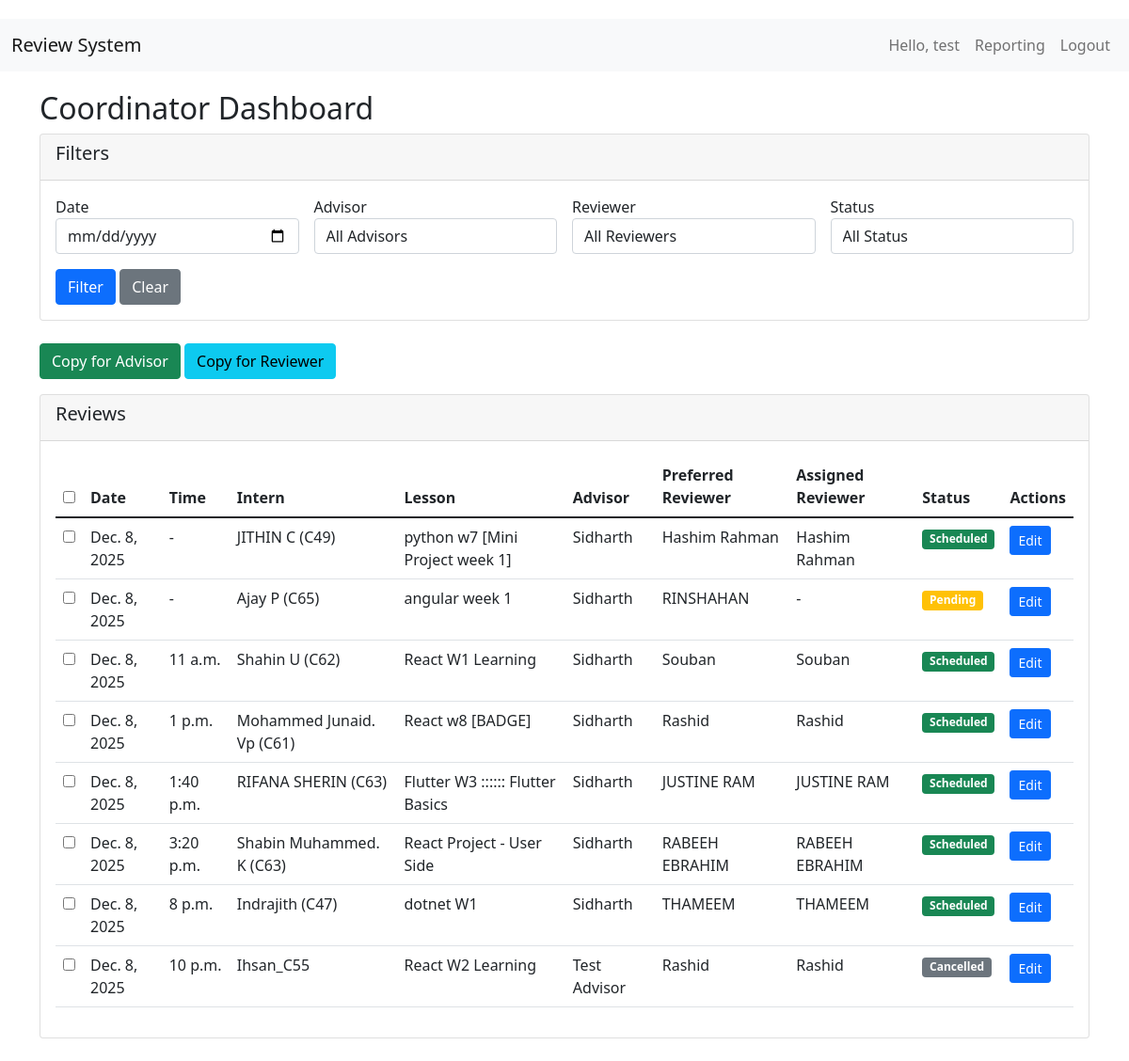
Screenshot of / (signed in) with the database file from the repository.
### reviews/models.py (models this page shows, shortened)
class Review(models.Model):
    STATUS_CHOICES = [
        ('pending', 'Pending'),
        ('scheduled', 'Scheduled'),
        ('completed', 'Completed'),
        ('cancelled', 'Cancelled'),
    ]
    date = models.DateField()
    start_time = models.TimeField(null=True, blank=True)
    google_meet_link = models.URLField(blank=True)
    intern_name = models.CharField(max_length=100)
    lesson_name = models.CharField(max_length=200)
    preferred_reviewer = models.ForeignKey(Reviewer, on_delete=models.SET_NULL,
                                         null=True, blank=True, related_name='preferred_reviews')
    assigned_reviewer = models.ForeignKey(Reviewer, on_delete=models.SET_NULL,
                                        null=True, blank=True, related_name='assigned_reviews')
    status = models.CharField(max_length=20, choices=STATUS_CHOICES, default='pending')
    created_by = models.ForeignKey(User, on_delete=models.SET_NULL, null=True)
    created_at = models.DateTimeField(auto_now_add=True)
    class Meta:
        ordering = ['date', 'start_time']

class Reviewer(models.Model):
    name = models.CharField(max_length=100)
    stack = models.CharField(max_length=100, blank=True)

### reviews/views.py (the view)
# urls.py: path('', views.dashboard, name='dashboard'),
@login_required
def dashboard(request):
    if request.user.is_staff:
        return coordinator_dashboard(request)
    else:
        return advisor_dashboard(request)

### templates/coordinator/dashboard.html (shortened to what this page needs)
{% extends 'base.html' %}
{% block content %}
<div class="row mb-4">
    <div class="col-md-12">
        <h2>Coordinator Dashboard</h2>
        <div class="card mb-4">
            <div class="card-header">
                <h5>Filters</h5>
            </div>
            <div class="card-body">
                <form method="get" class="row g-3">
                    <div class="col-md-3">
                        <label>Date</label>
                        <input type="date" name="date" class="form-control" value="{{ date_filter }}">
                    </div>
                    <div class="col-md-3">
                        <label>Advisor</label>
                        <select name="advisor" class="form-control">
                            <option value="">All Advisors</option>
                        </select>
                    </div>
                    <div class="col-md-3">
                        <label>Reviewer</label>
                        <select name="reviewer" class="form-control">
                            <option value="">All Reviewers</option>
                        </select>
                    </div>
                    <div class="col-md-3">
                        <label>Status</label>
                        <select name="status" class="form-control">
                            <option value="">All Status</option>
                        </select>
                    </div>
                    <div class="col-12">
                        <button type="submit" class="btn btn-primary">Filter</button>
                        <a href="{% url 'dashboard' %}" class="btn btn-secondary">Clear</a>
                    </div>
                </form>
            </div>
        </div>
        <div class="mb-3">
            <button class="btn btn-success" onclick="copyToAdvisor()">Copy for Advisor</button>
            <button class="btn btn-info" onclick="copyToReviewer()">Copy for Reviewer</button>
        </div>
        <div class="card">
            <div class="card-header">
                <h5>Reviews</h5>
            </div>
            <div class="card-body">
                <table class="table table-hover">
                    <thead>
                        <tr>
                            <th><input type="checkbox" id="selectAll"></th>
                            <th>Date</th>
                            <th>Time</th>
                            <th>Intern</th>
                            <th>Lesson</th>
                            <th>Advisor</th>
                            <th>Preferred Reviewer</th>
                            <th>Assigned Reviewer</th>
                            <th>Status</th>
                            <th>Actions</th>
                        </tr>
                    </thead>
                    <tbody>
                        {% for review in reviews %}
                        <tr>
                            <td><input type="checkbox" class="review-check" value="{{ review.id }}"></td>
                            <td>{{ review.date }}</td>
                            <td>{{ review.start_time|default:"-" }}</td>
                            <td>{{ review.intern_name }}</td>
                            <td>{{ review.lesson_name }}</td>
                            <td>{{ review.created_by.first_name }} {{ review.created_by.last_name }}</td>
                            <td>{{ review.preferred_reviewer.name|default:"-" }}</td>
                            <td>{{ review.assigned_reviewer.name|default:"-" }}</td>
                            <td>
                                <span class="badge bg-{% if review.status == 'scheduled' %}success{% elif review.status == 'pending' %}warning{% elif review.status == 'completed' %}info{% else %}secondary{% endif %}">
                                    {{ review.get_status_display }}
                                </span>
                            </td>
                            <td>
                                <a href="{% url 'update_review' review.id %}" class="btn btn-sm btn-primary">Edit</a>
                            </td>
                        </tr>
                        {% empty %}
                        <tr>
                            <td colspan="10" class="text-center">No reviews found</td>
                        </tr>
                        {% endfor %}
                    </tbody>
                </table>
            </div>
        </div>
    </div>
</div>
{% endblock %}

### templates/base.html (shortened to what this page needs)
<!DOCTYPE html>
<html lang="en">
<head>
    <link href="https://cdn.jsdelivr.net/npm/bootstrap@5.1.3/dist/css/bootstrap.min.css" rel="stylesheet">
</head>
<body>
    <nav class="navbar navbar-expand-lg navbar-light bg-light">
        <div class="container-fluid">
            <a class="navbar-brand" href="{% url 'dashboard' %}">Review System</a>
            <div class="navbar-nav ms-auto ">
                {% if user.is_authenticated %}
                    <span class="nav-item nav-link">Hello, {{ user.first_name|default:user.username }}</span>
                    {% if user.is_staff %}
                        <a class="nav-link" href="{% url 'reporting' %}">Reporting</a>
                    {% endif %}
                    <a class="nav-link" href="{% url 'logout' %}">Logout</a>
                {% else %}
                    <a class="nav-link" href="{% url 'login' %}">Login</a>
                {% endif %}
            </div>
        </div>
    </nav>
    <div class="container">
        {% block content %}{% endblock %}
    </div>
</body>
</html>

### templates/base.html (style rules this page uses)
body { padding-top: 20px; background-image: url("https://www.wsupercars.com/wallpapers-regular/Porsche/2023-Porsche-911-GT3-RS-004-1080.jpg"); background-size: cover; background-position: center; background-repeat: no-repeat; }
.navbar { margin-bottom: 20px; }

### rows the page displays
Review: date "Dec. 8, 2025", start_time "-", intern_name "JITHIN C (C49)", lesson_name "python w7 [Mini Project week 1]", created_by.first_name "Sidharth", preferred_reviewer.name "Hashim Rahman", assigned_reviewer.name "Hashim Rahman", status "Scheduled"
Review: date "Dec. 8, 2025", start_time "-", intern_name "Ajay P (C65)", lesson_name "angular week 1", created_by.first_name "Sidharth", preferred_reviewer.name "RINSHAHAN", assigned_reviewer.name "-", status "Pending"
Review: date "Dec. 8, 2025", start_time "11 a.m.", intern_name "Shahin U (C62)", lesson_name "React W1 Learning", created_by.first_name "Sidharth", preferred_reviewer.name "Souban", assigned_reviewer.name "Souban", status "Scheduled"
Review: date "Dec. 8, 2025", start_time "1 p.m.", intern_name "Mohammed Junaid. Vp (C61)", lesson_name "React w8 [BADGE]", created_by.first_name "Sidharth", preferred_reviewer.name "Rashid", assigned_reviewer.name "Rashid", status "Scheduled"
Review: date "Dec. 8, 2025", start_time "1:40 p.m.", intern_name "RIFANA SHERIN (C63)", lesson_name "Flutter W3 :::::: Flutter Basics", created_by.first_name "Sidharth", preferred_reviewer.name "JUSTINE RAM", assigned_reviewer.name "JUSTINE RAM", status "Scheduled"
Review: date "Dec. 8, 2025", start_time "3:20 p.m.", intern_name "Shabin Muhammed. K (C63)", lesson_name "React Project - User Side", created_by.first_name "Sidharth", preferred_reviewer.name "RABEEH EBRAHIM", assigned_reviewer.name "RABEEH EBRAHIM", status "Scheduled"
Review: date "Dec. 8, 2025", start_time "8 p.m.", intern_name "Indrajith (C47)", lesson_name "dotnet W1", created_by.first_name "Sidharth", preferred_reviewer.name "THAMEEM", assigned_reviewer.name "THAMEEM", status "Scheduled"
Review: date "Dec. 8, 2025", start_time "10 p.m.", intern_name "Ihsan_C55", lesson_name "React W2 Learning", created_by.first_name "Test", created_by.last_name "Advisor", preferred_reviewer.name "Rashid", assigned_reviewer.name "Rashid", status "Cancelled"

### other values shown
{{ user.first_name|default:user.username }} "test"
